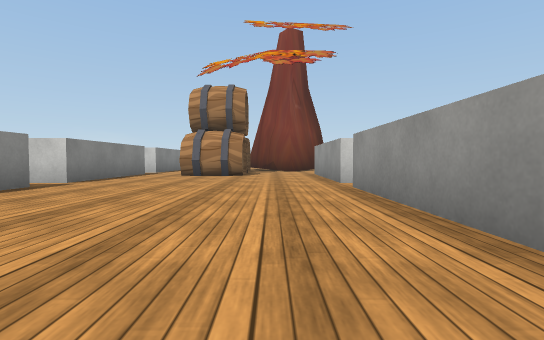
view 1 (above)

19 first-person views from a walk through a scene from a Unity 3-D project. The camera is 0.51 m above the floor, tilts 2° down and sees 85° across. The floor is counted in squares, 1 m on a side. Each view is taken from the middle of a square. On the plan, view 1 faces up. The plan holds only what a view shows up to about 9 squares ahead; the rest is blank. The place goes on beyond the plan. Some animated figures are not drawn. Some surface patterns are stand-ins.

view 2
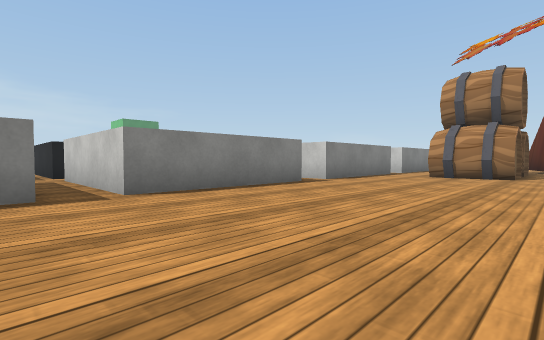

view 3
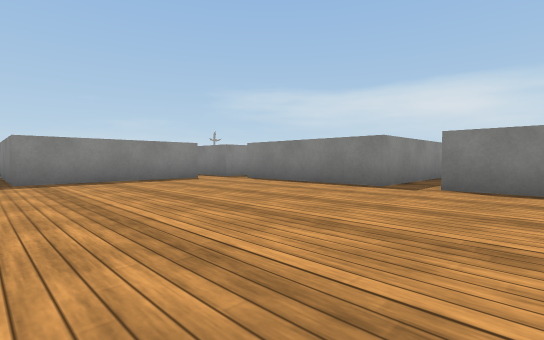

view 4
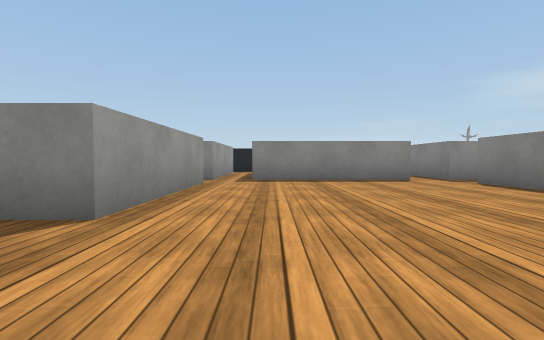

view 5
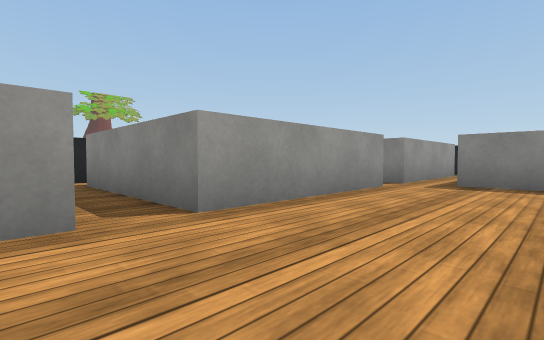

view 6
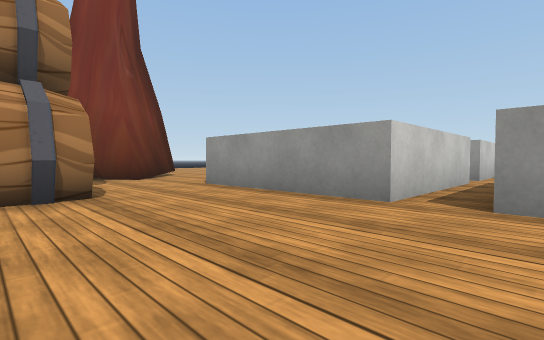

view 7
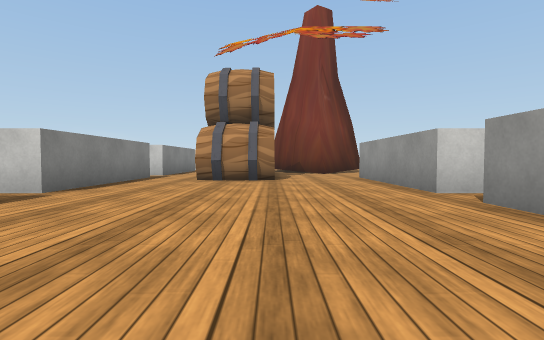

view 8
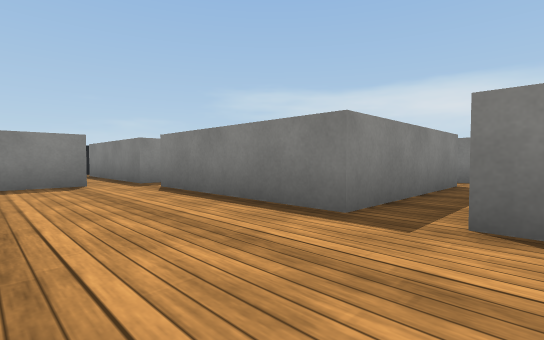

view 9
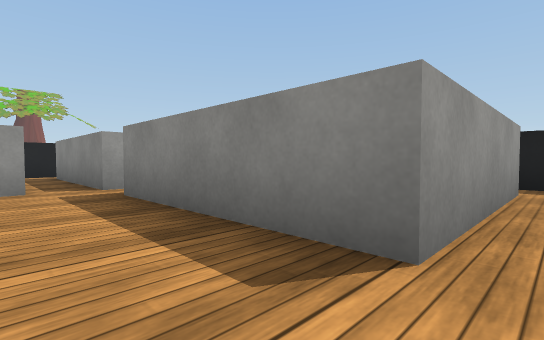

view 10
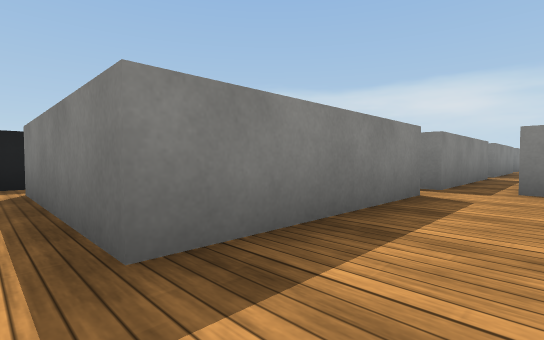

view 11
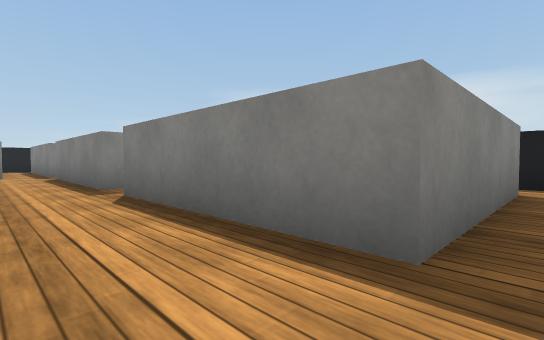

view 12
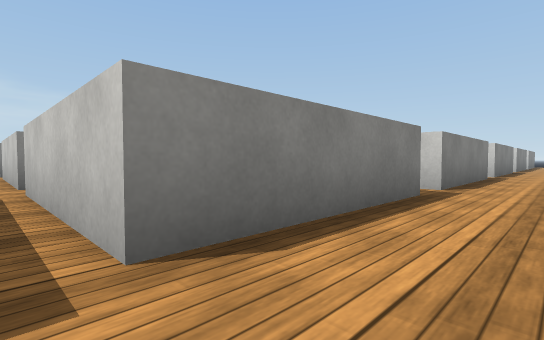

view 13
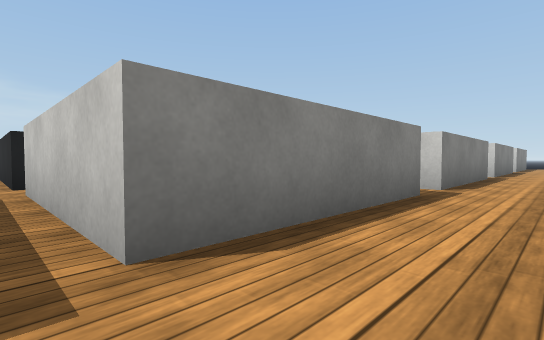

view 14
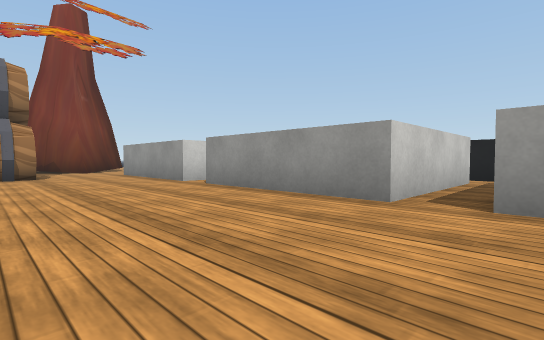

view 15
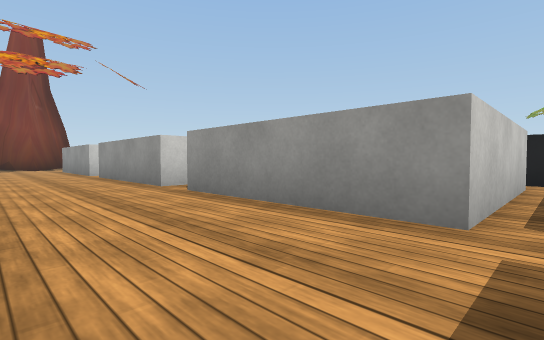

view 16
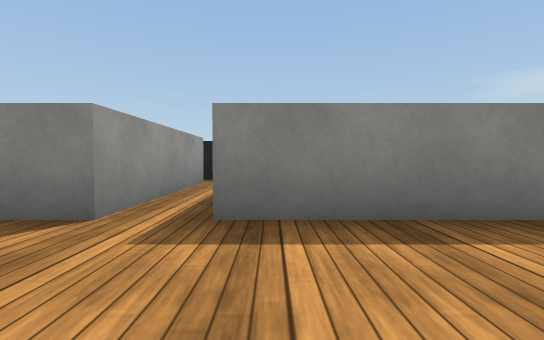

view 17
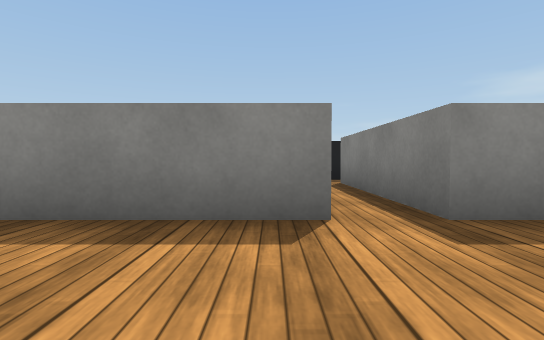

view 18
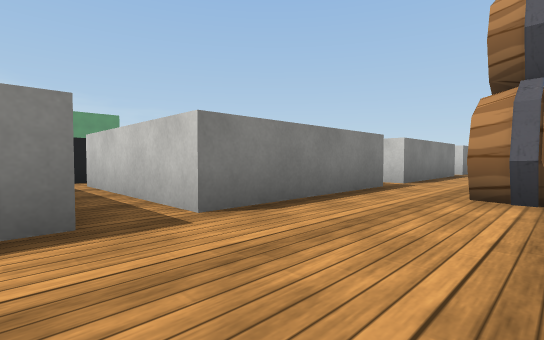

view 19
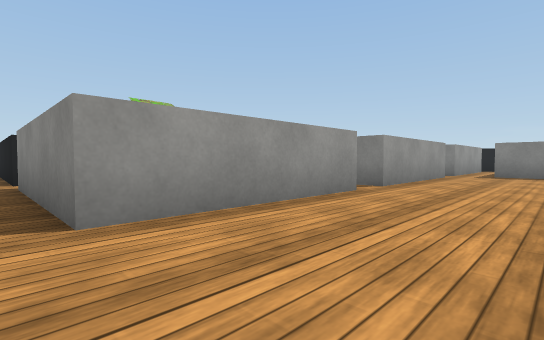

### Floor plan
Points are (right, up) in squares from view 1. A wall is a line through its corners. A room is listed if a view was taken in it or the views show most of it. See-through windows are left out.
Room 1 (views 1, 2, 3, 4, 5, 6, 7, 8, 9, 10, 11, 12, 13, 14, 15, 16, 17, 18, 19)
walls: (-4.5, 0.5) (-4.5, -3.5); (-4.5, 5.5) (-4.5, 1.5); (5.6, 1.5) (1.5, 1.5) (1.5, 5.5) (5.5, 5.5); (-4.5, -4.5) (-4.5, -8.5); (5.6, 6.5) (1.5, 6.5) (1.5, 10.5); (5.5, -3.5) (1.5, -3.5) (1.5, 0.5) (5.5, 0.5); (-4.5, 10.5) (-4.5, 6.5); (-3.5, -8.5) (-3.5, -4.5) (0.5, -4.5) (0.5, -8.5); (1.5, -8.5) (1.5, -4.5) (5.5, -4.5)
ways out: opening at (-4, -8); opening at (-4, -4); opening at (-4, 1); opening at (-4, 6); opening at (1, -8); opening at (5, -4); opening at (5, 1); opening at (5, 6)
objects: barrel (-3, 9) to (-1, 10)

Positions as (right, up) in squares from view 1, and headings:
1: (0, 0), facing up
2: (0, 0), facing up-left
3: (1, 3), facing down-left
4: (0, 3), facing down
5: (-1, 2), facing down-right
6: (-2, 5), facing up-right
7: (-1, 2), facing up
8: (-2, 2), facing down-left
9: (-4, -3), facing down-right
10: (1, -3), facing down-left
11: (-3, 6), facing down-left
12: (-3, -4), facing up-left
13: (-3, 1), facing up-left
14: (-2, 0), facing up-right
15: (-1, -4), facing up-right
16: (0, -2), facing down
17: (-3, -2), facing down
18: (-2, 5), facing up-left
19: (-1, 6), facing down-right
